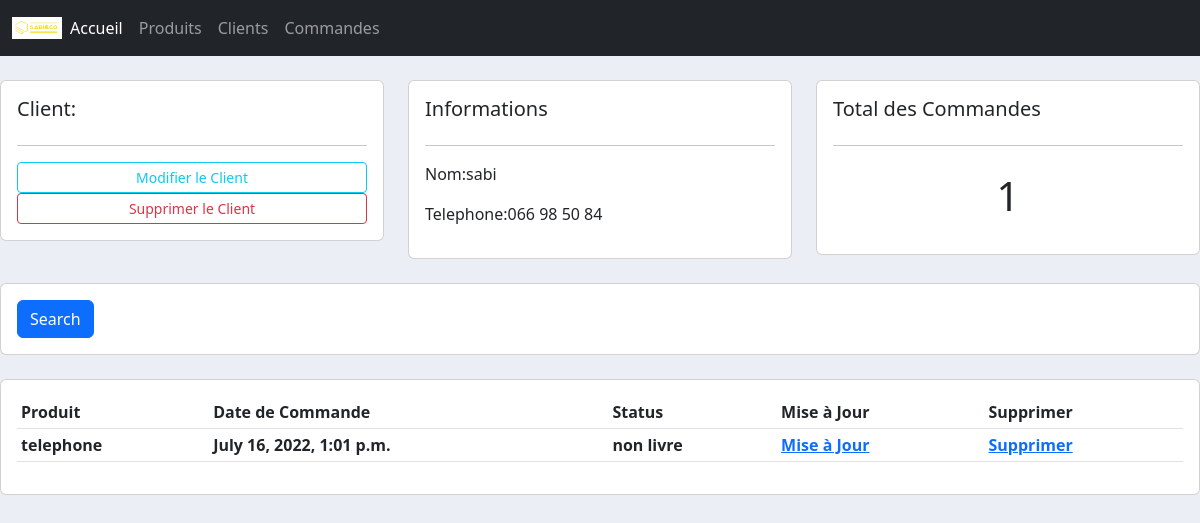
Screenshot of /client/1 with the database file from the repository.
### client/models.py (models this page shows, shortened)
class Client(models.Model):
    nom =models.CharField(max_length=200,null=True)
    telephone = models.CharField(max_length=200,null=True)
    date_creation = models.DateTimeField(auto_now_add=True,null=True)

### commande/models.py (models this page shows, shortened)
class Commande(models.Model):
    STATUS = (('en cours de traiment','en cours de traitement'),
              ('non livre','non livre'),
              ('livre','livre'))
    client =models.ForeignKey(Client,null=True,on_delete=models.SET_NULL)
    produit =models.ForeignKey(Produit,null=True,on_delete=models.SET_NULL)
    status = models.CharField(max_length=200,null=True,choices=STATUS)
    date_creation  = models.DateTimeField(auto_now_add=True,null=True)

### produit/models.py (models this page shows)
class Produit(models.Model):
    nom = models.CharField(max_length=200,null=True)
    prix = models.FloatField(null=True)
    date_creation = models.DateTimeField(auto_now_add=True, null=True)
    tag = models.ManyToManyField(Tag)
    def __str__(self):
        return self.nom

### client/views.py (the view)
# urls.py: path('/<str:pk>',views.list_client,name='client'),
def list_client(request,pk):
    client = Client.objects.get(id=pk)
    commande = client.commande_set.all()
    commande_total = commande.count()
    context = {'client':client,'commande':commande,'commande_total':commande_total}
    return render(request,'client/clients.html',context)

### templates/client/clients.html
{% extends 'main.html' %}
{% block content %}
	<br>
<div class="row">
	<div class="col-md">
		<div class="card card-body">
			<h5>Client:</h5>
			<hr>
			<a class="btn btn-outline-info  btn-sm btn-block" href="">Modifier le Client</a>
			<a class="btn btn-outline-danger  btn-sm btn-block" href="">Supprimer le Client</a>
		</div>
	</div>
	<div class="col-md">
		<div class="card card-body">
			<h5>Informations</h5>
			<hr>
			<p>Nom:{{client.nom}} </p>
			<p>Telephone:{{client.telephone}} </p>
		</div>
	</div>
	<div class="col-md">
		<div class="card card-body">
			<h5>Total des Commandes</h5>
			<hr>
			<h1 style="text-align: center;padding: 10px">{{commande_total}}</h1>
		</div>
	</div>
</div>
<br>
<div class="row">
	<div class="col">
		<div class="card card-body">
			<form method="get">
		    <button class="btn btn-primary" type="submit">Search</button>
		  </form>
		</div>
	</div>
</div>
<br>
<div class="row">
	<div class="col-md">
		<div class="card card-body">
			<table class="table table-sm">
				<tr>
					<th>Produit</th>
					<th>Date de Commande</th>
					<th>Status</th>
					<th>Mise à Jour</th>
					<th>Supprimer</th>
				</tr>
				{% for commande in commande %}
					<tr>
					<th>{{commande.produit}}</th>
					<th>{{commande.date_creation}}</th>
					<th>{{commande.status}}</th>
					<th><a href="">Mise à Jour</a></th>
					<th><a href="">Supprimer</a></th>
				</tr>
				{% endfor %}
			</table>
		</div>
	</div>
</div>
{% endblock %}

### static/css/main.css (style rules this page uses)
body { background-color: #ebeff5; }

### rows the page displays
Client: nom "sabi", telephone "066 98 50 84"
Commande: produit "telephone", date_creation "July 16, 2022, 1:01 p.m.", status "non livre"

### other values shown
{{ commande_total }} "1"
